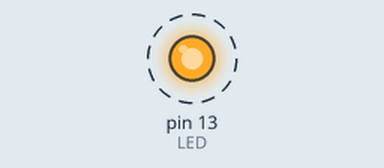
Bench run of a sketch on a simulated Arduino Uno, built with avr-gcc and run on an emulated ATmega328P. Shown: output pins drawn as LEDs (lit = HIGH). Dashed ring = blinking.

Above: at 0.2 s.
Timing chart, 0 to 3.0 s (numbered marks = the images above):
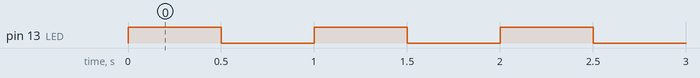

Measured:
- by itself, pin 13 (LED): alternates HIGH for 0.50 s and LOW for 0.50 s

The sketch:

ArduinoTest.ino
```cpp
#include "Arduino.h"
//The setup function is called once at startup of the sketch

#define LED 13

void setup()
{

	pinMode(LED,OUTPUT);
	// Add your initialization code here
}

// The loop function is called in an endless loop
void loop()
{
	digitalWrite(LED,HIGH);
	delay(500);
	digitalWrite(LED,LOW);
	delay(500);
}
```

.ino.cpp
```cpp
#ifdef __IN_ECLIPSE__
//This is a automatic generated file
//Please do not modify this file
//If you touch this file your change will be overwritten during the next build
//This file has been generated on 2016-11-20 14:58:08

#include "Arduino.h"
#include "Arduino.h"
void setup() ;
void loop() ;

#include "ArduinoTest.ino"


#endif
```
